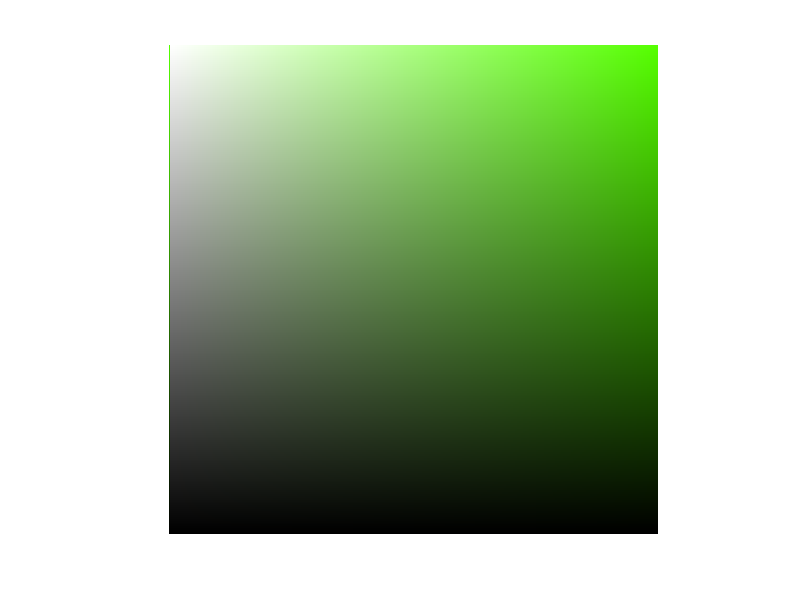

This figure's MATLAB source:
%% Hue Swatch
% Saturation and Value Swatch with Fixed Hue
close all;
clear;
clc;

%% hsv plane with fixed hue
% place holder
hue_swatch_hsv = zeros(256, 256, 3);
% certain hue <----------------------- insert hue here
hue_swatch_hsv(:,:,1) = 100/360;
% hue_swatch_hsv(:,:,1) = 0.099091918411174;
% gradient of saturation
grad_255 = (0:255)/255;
mat_grad = repmat(grad_255, 256, 1); % rows of grad_255 stacked 256 times
hue_swatch_hsv(:,:,2) = mat_grad;
% gradient of value
grad_255 = flip(grad_255);
mat_grad = repmat(grad_255, 256, 1); % rows of grad_255 stacked 256 times
mat_grad = mat_grad'; % columns of grad_255 stacked 256 times
hue_swatch_hsv(:,:,3) = mat_grad;
% turn from hsv to rgb
hue_swatch_rgb = hsv2rgb(hue_swatch_hsv);
% plot
figure;
imshow(hue_swatch_rgb);

%% hue spectrum
% spectrum_hsv = zeros(1,256,3);
% spectrum_hsv(:,:,1) = (0:255)/255;
% spectrum_hsv(:,:,[2,3]) = 1;
% spectrum_hsv = repmat(spectrum_hsv, 256, 1, 1);
% figure;
% imshow(hsv2rgb(spectrum_hsv));